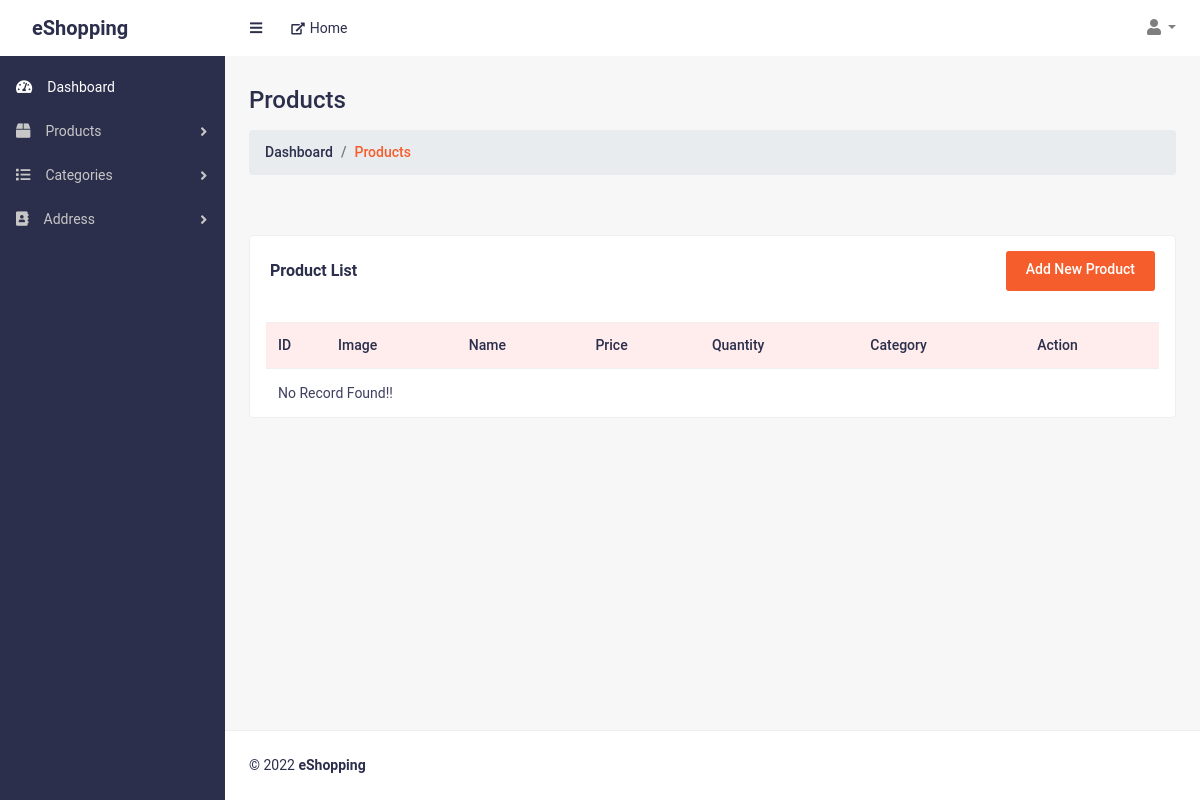
The page /products.php (signed in) on the database as committed earlier.
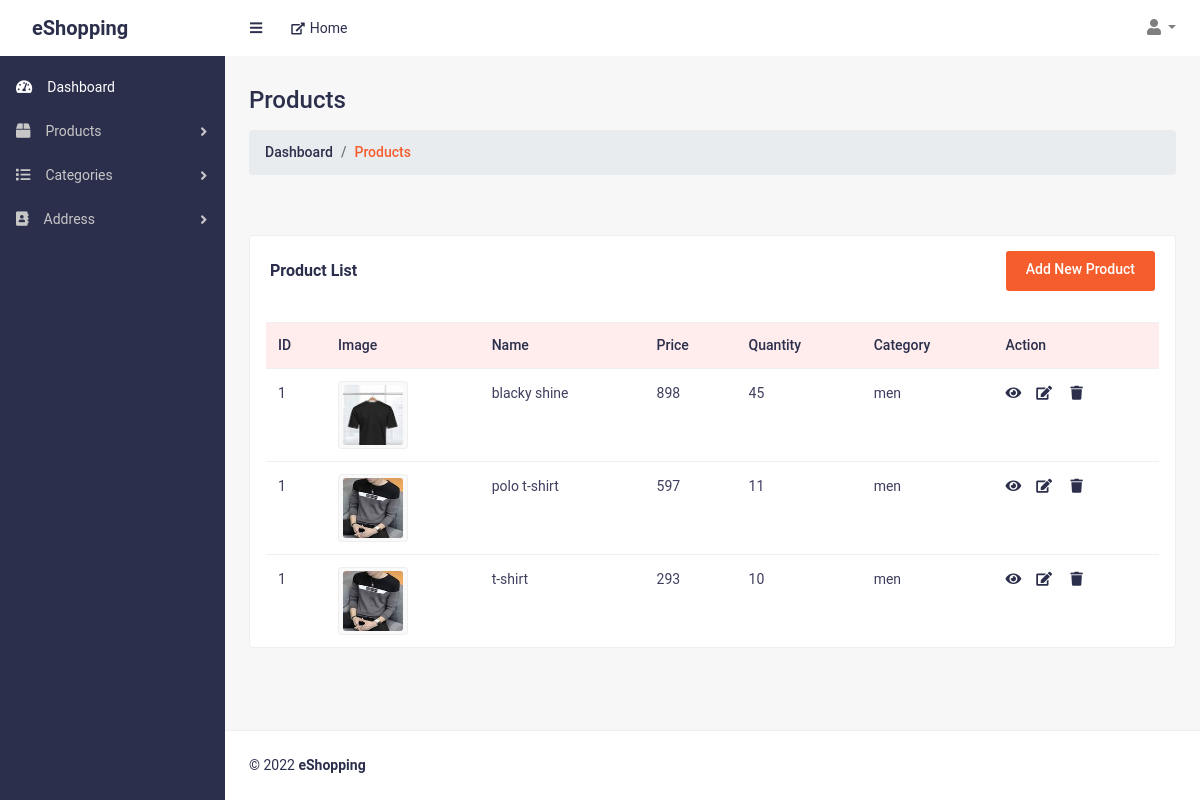
The same page on the database as committed later.
### tables this page shows
CREATE TABLE `products` (
  `id` int(11) NOT NULL,
  `productName` varchar(50) NOT NULL,
  `productDesc` varchar(150) NOT NULL,
  `productPrice` int(11) NOT NULL,
  `productSizeIds` varchar(100) NOT NULL,
  `productColorIds` varchar(100) NOT NULL,
  `productImages` text NOT NULL,
  `totalQuantity` int(11) NOT NULL,
  `categoryId` int(11) NOT NULL,
  `subCategoryId` int(11) NOT NULL,
  `modifiedDate` datetime DEFAULT NULL,
  `createdDate` datetime DEFAULT NULL,
  `status` tinyint(2) NOT NULL DEFAULT 0
);

CREATE TABLE `category` (
  `id` int(11) NOT NULL,
  `catName` varchar(50) NOT NULL,
  `catDesc` varchar(150) NOT NULL,
  `modifiedDate` datetime DEFAULT NULL,
  `createdDate` datetime DEFAULT NULL,
  `status` tinyint(2) NOT NULL DEFAULT 0
);

### handler/dbHandler.php (called while the page is built, shortened)
<?php
    class DBConnection{
        private $hostname = "localhost";
        private $username = "root";
        private $password = "";
        private $database = "eshopping";
        private $conn;
        function __construct(){
            $this->conn = new mysqli($this->hostname, $this->username, $this->password, $this->database);
        }
        function getConnection(){
            return $this->conn;
        }
    }

### handler/productHandler.php (called while the page is built, shortened)
<?php
require_once("dbHandler.php");
class ProductHandler extends DBConnection
{
    function getProducts(){
        $sql = "SELECT products.*, category.catName FROM products JOIN category ON category.id = products.categoryId WHERE products.status=0 AND category.status=0 ORDER BY products.id DESC";
        $result = $this->getConnection()->query($sql);
        $records = [];
        if ($result->num_rows > 0) {
            while ($row = $result->fetch_assoc()) {
                array_push($records, $row);
            }
        } else {
            $records = [];
        }
        return $records;
    }
}

### products.php (the view, shortened to what this page needs)
<?php
require("./handler/productHandler.php");
$obj = new ProductHandler();
$products = $obj->getProducts();
?>
<!DOCTYPE html>
<html lang="en">
<head>
	<link href="css/styles.css" rel="stylesheet">
	<link href="css/admin-style.css" rel="stylesheet">
	<link href="vendor/bootstrap/css/bootstrap.min.css" rel="stylesheet">
	<link href="vendor/fontawesome-free/css/all.min.css" rel="stylesheet">
</head>
<body class="sb-nav-fixed">
	<?php
	include_once("./includes/header.php");
	?>
	<div id="layoutSidenav">
		<div id="layoutSidenav_nav">
			<?php
			include_once("./includes/sidebar.php");
			?>
		</div>
		<div id="layoutSidenav_content">
			<main>
				<div class="container-fluid">
					<h2 class="mt-30 page-title">Products</h2>
					<ol class="breadcrumb mb-30">
						<li class="breadcrumb-item"><a href="index.php">Dashboard</a></li>
						<li class="breadcrumb-item active">Products</li>
					</ol>
					<div class="row justify-content-between">
						<div class="col-lg-12 col-md-12">
							<div class="card card-static-2 mt-30 mb-30">
								<div class="card-title-2">
									<h4 style="width:100%;display: flex; justify-content: space-between;align-items: center;">
										<p><b>Product List</b></p>
										<p><a href="add_product.php" class="add-btn hover-btn">Add New Product</a></p>
									</h4>
								</div>
								<div class="card-body-table px-3">
									<div class="table-responsive">
										<table class="table ucp-table table-hover">
											<thead>
												<tr>
													<th style="width:60px">ID</th>
													<th>Image</th>
													<th>Name</th>
													<th>Price</th>
													<th>Quantity</th>
													<th>Category</th>
													<th>Action</th>
												</tr>
											</thead>
											<tbody>
											<?php
												if (count($products) > 0) {
													$srno = 1;
													foreach ($products as $product) {
														$images = explode(",", $product["productImages"]);
												?>
												<tr>
													<td><?=$srno?></td>
													<td>
														<div class="cate-img-5">
															<img width="100" height="60" src="images/product/<?=$images[0]?>" alt="">
														</div>
													</td>
													<td><?=$product["productName"]?></td>
													<td><?=$product["productPrice"]?></td>
													<td><?=$product["totalQuantity"]?></td>
													<td><?=$product["catName"]?></td>
													<td class="action-btns">
														<a href="view_product.php?view=<?=$product["id"]?>" class="view-shop-btn" title="View"><i class="fas fa-eye"></i></a>
														<a href="add_product.php?edit=<?=$product["id"]?>" class="edit-btn"><i class="fas fa-edit"></i></a>&nbsp;
														<a href="./handler/requestHandler.php?dProduct=<?=$product["id"]?>" class="edit-btn deleteRow"><i class="fas fa-trash"></i></a>
													</td>
												</tr>
												<?php
                                                    }
                                                } else {
                                                    echo "<tr><td colspan=7>No Record Found!!</td></tr>";
                                                }
                                                ?>
											</tbody>
										</table>
									</div>
								</div>
							</div>
						</div>
					</div>
				</div>
			</main>
			<?php
			include_once("./includes/footer.php");
			?>
		</div>
	</div>
</body>
</html>

### includes/header.php (shortened to what this page needs)
<nav class="sb-topnav navbar navbar-expand navbar-light bg-clr">
    <a class="navbar-brand logo-brand" href="index.php">eShopping</a>
    <button class="btn btn-link btn-sm order-1 order-lg-0" id="sidebarToggle" href="#"><i class="fas fa-bars"></i></button>
    <a href="index.php" class="frnt-link"><i class="fas fa-external-link-alt"></i>Home</a>
    <ul class="navbar-nav ml-auto mr-md-0">
        <li class="nav-item dropdown">
            <a class="nav-link dropdown-toggle" id="userDropdown" href="#" role="button" data-toggle="dropdown" aria-haspopup="true" aria-expanded="false"><i class="fas fa-user fa-fw"></i></a>
        </li>
    </ul>
</nav>

### includes/sidebar.php (shortened to what this page needs)
<nav class="sb-sidenav accordion sb-sidenav-dark" id="sidenavAccordion">
    <div class="sb-sidenav-menu">
        <div class="nav">
            <a class="nav-link active" href="index.php">
                <div class="sb-nav-link-icon"><i class="fas fa-tachometer-alt"></i></div>
                Dashboard
            </a>
            <a class="nav-link collapsed" href="#" data-toggle="collapse" data-target="#collapseProducts" aria-expanded="false" aria-controls="collapseProducts">
                <div class="sb-nav-link-icon"><i class="fas fa-box"></i></div>
                Products
                <div class="sb-sidenav-collapse-arrow"><i class="fas fa-angle-down"></i></div>
            </a>
            <a class="nav-link collapsed" href="#" data-toggle="collapse" data-target="#collapseCategories" aria-expanded="false" aria-controls="collapseCategories">
                <div class="sb-nav-link-icon"><i class="fas fa-list"></i></div>
                Categories
                <div class="sb-sidenav-collapse-arrow"><i class="fas fa-angle-down"></i></div>
            </a>
            <a class="nav-link collapsed" href="#" data-toggle="collapse" data-target="#collapseAddress" aria-expanded="false" aria-controls="collapseAddress">
                <div class="sb-nav-link-icon"><i class="fas fa-address-book"></i></div>
                Address
                <div class="sb-sidenav-collapse-arrow"><i class="fas fa-angle-down"></i></div>
            </a>
        </div>
    </div>
</nav>

### includes/footer.php
<footer class="py-4 bg-footer mt-auto">
    <div class="container-fluid">
        <div class="d-flex align-items-center justify-content-between small">
            <div class="text-muted-1">© 2022 <b>eShopping</b></div>
        </div>
    </div>
</footer>

### css/styles.css (style rules this page uses)
html { font-family:roboto,sans-serif!important;line-height:1.15;-webkit-text-size-adjust:100%;-webkit-tap-highlight-color:transparent }
article,aside,figcaption,figure,footer,header,hgroup,main,nav,section { display:block }
body { margin:0;font-family:roboto,sans-serif!important;font-size:1rem;font-weight:400;line-height:1.5;color:#2b2f4c;text-align:left;background-color:#f7f7f7 }
h1,h2,h3,h4,h5,h6 { margin-top:0;margin-bottom:.5rem }
p { margin-top:0;margin-bottom:1rem }
ol,ul,dl { margin-top:0;margin-bottom:1rem }
b,strong { font-weight:bolder }
a { color:#007bff;text-decoration:none;background-color:transparent }
img { vertical-align:middle;border-style:none }
table { border-collapse:collapse }
button { outline:none;box-shadow:inset 0 0 0 rgba(0,0,0,.1)!important }
th { text-align:inherit }
h1,h2,h3,h4,h5,h6,.h1,.h2,.h3,.h4,.h5,.h6 { margin-bottom:.5rem;font-weight:500;line-height:1.2 }
h2,.h2 { font-size:2rem }
h4,.h4 { font-size:1.5rem }
small,.small { font-size:80%;font-weight:400 }
@media (min-width:576px) { .frnt-link { margin-left:0 } }
html,body { height:100% }
.container,.container-fluid,.container-sm,.container-md,.container-lg,.container-xl { padding-left:1.5rem;padding-right:1.5rem }
#layoutSidenav { display:flex }
#layoutSidenav #layoutSidenav_nav { flex-basis:225px;flex-shrink:0;transition:transform .15s ease-in-out;z-index:1038;transform:translateX(-225px) }
#layoutSidenav #layoutSidenav_content { position:relative;display:flex;flex-direction:column;justify-content:space-between;min-width:0;flex-grow:1;min-height:calc(100vh - 56px);margin-left:-225px }
@media (min-width:992px) { #layoutSidenav #layoutSidenav_nav { transform:translateX(0) } }
@media (min-width:992px) { #layoutSidenav #layoutSidenav_content { margin-left:0;transition:margin .15s ease-in-out } }
.sb-nav-fixed .sb-topnav { z-index:1039 }
.sb-nav-fixed #layoutSidenav #layoutSidenav_nav { width:225px;height:100vh;z-index:1038 }
.sb-nav-fixed #layoutSidenav #layoutSidenav_nav .sb-sidenav { padding-top:56px }
.sb-nav-fixed #layoutSidenav #layoutSidenav_nav .sb-sidenav .sb-sidenav-menu { overflow-y:auto;padding-top:10px }
.sb-nav-fixed #layoutSidenav #layoutSidenav_content { padding-left:225px;top:56px;background-color:#f7f7f7!important }
.nav .nav-link .sb-nav-link-icon,.sb-sidenav-menu .nav-link .sb-nav-link-icon { margin-right:.5rem }
.sb-topnav { padding-left:0;height:56px;z-index:1039 }
.sb-topnav .navbar-brand { width:225px;padding-left:1rem;padding-right:1rem;margin:0 }
.sb-topnav.navbar-light #sidebarToggle { color:#2b2f4c }
.sb-sidenav { display:flex;flex-direction:column;height:100%;flex-wrap:nowrap }
.sb-sidenav .sb-sidenav-menu { flex-grow:1 }
.sb-sidenav .sb-sidenav-menu .nav { flex-direction:column;flex-wrap:nowrap }
.sb-sidenav .sb-sidenav-menu .nav .nav-link { display:flex;align-items:center;padding-top:.7rem;padding-bottom:.7rem;font-weight:400;font-size:14px;position:relative }
.sb-sidenav .sb-sidenav-menu .nav .nav-link .sb-nav-link-icon { font-size:.9rem }
.sb-sidenav .sb-sidenav-menu .nav .nav-link .sb-sidenav-collapse-arrow { display:inline-block;margin-left:auto;transition:transform .15s ease }
.sb-sidenav .sb-sidenav-menu .nav .nav-link.collapsed .sb-sidenav-collapse-arrow { transform:rotate(-90deg) }
.sb-sidenav-dark { background-color:#2b2f4c;color:rgba(255,255,255,.5) }
.sb-sidenav-dark .sb-sidenav-menu .nav-link { color:#c7c7c7 }
.sb-sidenav-dark .sb-sidenav-menu .nav-link .sb-nav-link-icon { color:#c7c7c7;margin-right:15px }
.sb-sidenav-dark .sb-sidenav-menu .nav-link .sb-sidenav-collapse-arrow { color:#c7c7c7 }
.sb-sidenav-dark .sb-sidenav-menu .nav-link.active { color:#fff }
.sb-sidenav-dark .sb-sidenav-menu .nav-link.active .sb-nav-link-icon { color:#fff }

Rows that differ between the two databases and show on the page:
added products: productImages (picture), productName "blacky shine", productPrice "898", totalQuantity "45", categoryId.catName "men"
added products: productName "polo t-shirt", productPrice "597", totalQuantity "11", categoryId.catName "men"
added products: productName "t-shirt", productPrice "293", totalQuantity "10", categoryId.catName "men"
Other text that changed with them:
text no longer shown: "No Record Found!!"
